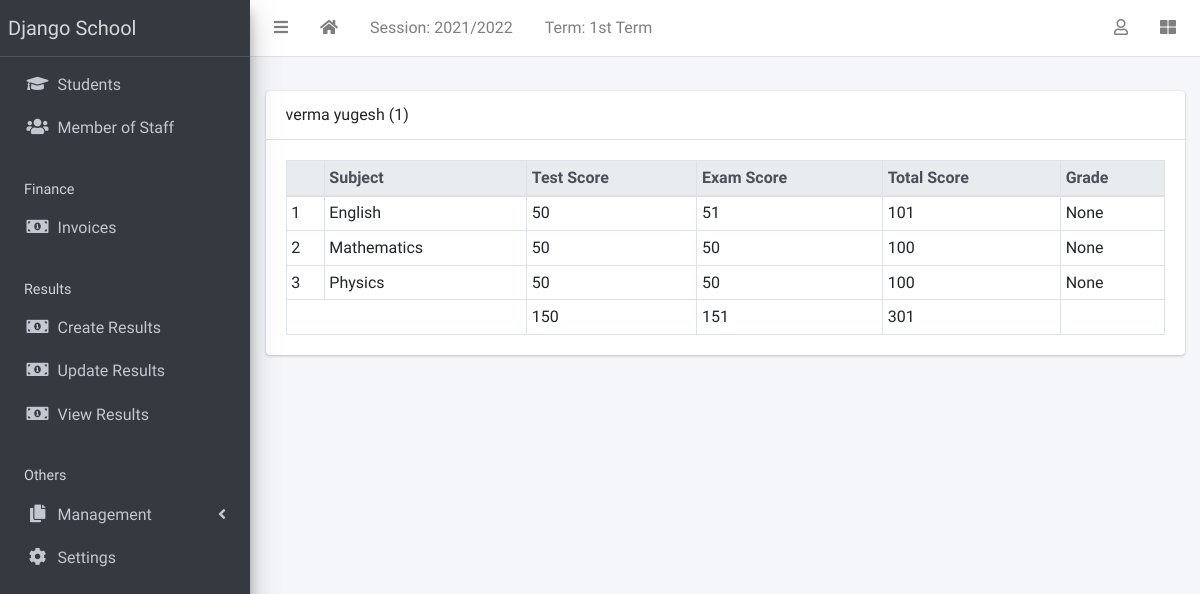
The app's page /result/view/all (signed in), older data.
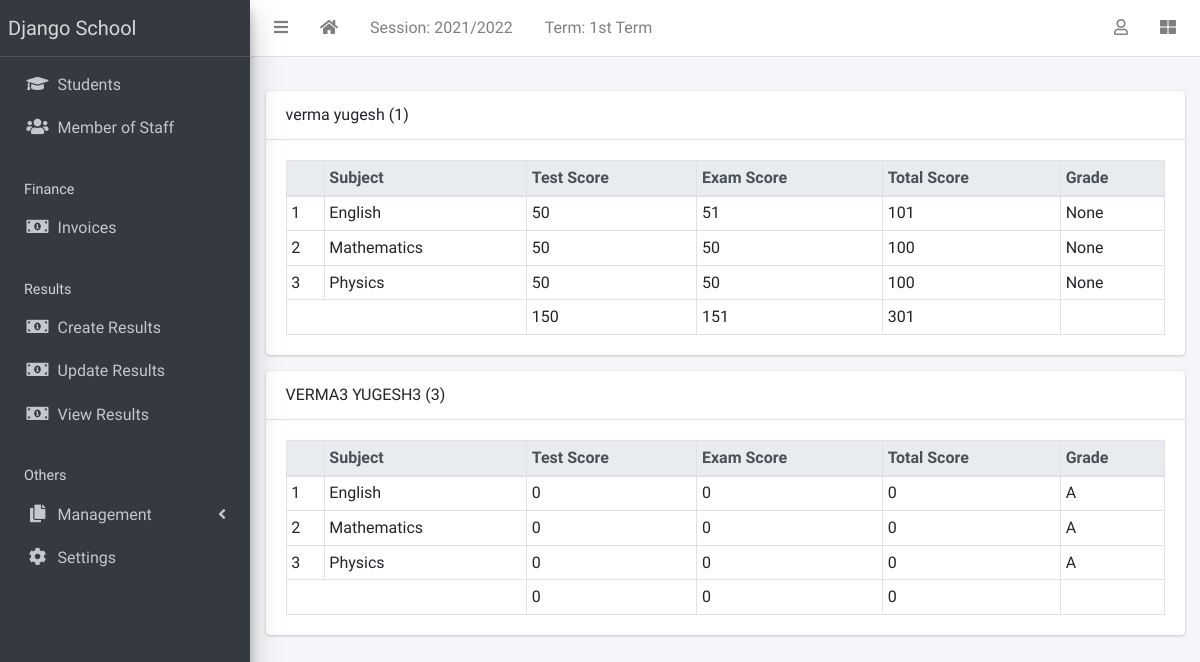
The same page, newer data.
### apps/students/models.py (models this page shows, shortened)
class Student(models.Model):
    STATUS_CHOICES = [("active", "Active"), ("inactive", "Inactive")]
    GENDER_CHOICES = [("male", "Male"), ("female", "Female")]
    current_status = models.CharField(
        max_length=10, choices=STATUS_CHOICES, default="active"
    )
    registration_number = models.CharField(max_length=200, unique=True)
    surname = models.CharField(max_length=200)
    firstname = models.CharField(max_length=200)
    other_name = models.CharField(max_length=200, blank=True)
    gender = models.CharField(max_length=10, choices=GENDER_CHOICES, default="male")
    date_of_birth = models.DateField(default=timezone.now)
    current_class = models.ForeignKey(
        StudentClass, on_delete=models.SET_NULL, blank=True, null=True
    )
    date_of_admission = models.DateField(default=timezone.now)
    mobile_num_regex = RegexValidator(
        regex="^[0-9]{10,15}$", message="Entered mobile number isn't in a right format!"
    )
    parent_mobile_number = models.CharField(
        validators=[mobile_num_regex], max_length=13, blank=True
    )
    address = models.TextField(blank=True)
    others = models.TextField(blank=True)
    passport = models.ImageField(blank=True, upload_to="students/passports/")
    class Meta:
        ordering = ["surname", "firstname", "other_name"]
    def __str__(self):
        return f"{self.surname} {self.firstname} {self.other_name} ({self.registration_number})"

### apps/result/models.py (models this page shows, shortened)
class Result(models.Model):
    student = models.ForeignKey(Student, on_delete=models.CASCADE)
    session = models.ForeignKey(AcademicSession, on_delete=models.CASCADE)
    term = models.ForeignKey(AcademicTerm, on_delete=models.CASCADE)
    current_class = models.ForeignKey(StudentClass, on_delete=models.CASCADE)
    subject = models.ForeignKey(Subject, on_delete=models.CASCADE)
    test_score = models.IntegerField(default=0)
    exam_score = models.IntegerField(default=0)
    class Meta:
        ordering = ["subject"]
    def total_score(self):
        return self.test_score + self.exam_score
    def grade(self):
        return score_grade(self.total_score())

### apps/corecode/models.py (models this page shows)
class Subject(models.Model):
    name = models.CharField(max_length=200, unique=True)
    class Meta:
        ordering = ["name"]
    def __str__(self):
        return self.name

### apps/result/views.py (the view)
# urls.py: path("view/all", ResultListView.as_view(), name="view-results"),
class ResultListView(LoginRequiredMixin, View):
    def get(self, request, *args, **kwargs):
        results = Result.objects.filter(
            session=request.current_session, term=request.current_term
        )
        bulk = {}
        for result in results:
            test_total = 0
            exam_total = 0
            subjects = []
            for subject in results:
                if subject.student == result.student:
                    subjects.append(subject)
                    test_total += subject.test_score
                    exam_total += subject.exam_score
            bulk[result.student.id] = {
                "student": result.student,
                "subjects": subjects,
                "test_total": test_total,
                "exam_total": exam_total,
                "total_total": test_total + exam_total,
            }
        context = {"results": bulk}
        return render(request, "result/all_results.html", context)

### apps/corecode/context_processors.py (called while the page is built)
def site_defaults(request):
    current_session = AcademicSession.objects.get(current=True)
    current_term = AcademicTerm.objects.get(current=True)
    vals = SiteConfig.objects.all()
    contexts = {
        "current_session": current_session.name,
        "current_term": current_term.name,
    }
    for val in vals:
        contexts[val.key] = val.value
    return contexts

### apps/result/utils.py (called while the page is built)
def score_grade(score):
    if score <= 10:
        return "A"

### apps/result/templates/result/all_results.html
{% extends 'base.html' %}
{% block fullcard %}
  {% for key, result in results.items %}
    <div class="card">
      <div class="card-header">
        {{result.student}}
      </div>
      <div class="card-body">
        <table class="table table-bordered table-sm">
          <thead class="thead-light">
            <tr>
              <th></th>
              <th>Subject</th>
              <th>Test Score</th>
              <th>Exam Score</th>
              <th>Total Score</th>
              <th>Grade</th>
            </tr>
          </thead>
          <tbody>
            {% for subject in result.subjects %}
              <tr>
                <td>{{ forloop.counter }}</td>
                <td>{{ subject.subject }}</td>
                <td>{{ subject.test_score }}</td>
                <td>{{ subject.exam_score }}</td>
                <td>{{ subject.total_score }}</td>
                <td>{{ subject.grade }}</td>
              </tr>
            {% endfor %}
          </tbody>
          <tfoot>
            <tr>
              <td colspan="2"></td>
              <td>{{ result.test_total }}</td>
              <td>{{ result.exam_total }}</td>
              <td>{{ result.total_total }}</td>
              <td></td>
            </tr>
          </tfoot>
        </table>
      </div>
    </div>
  {% endfor %}
{% endblock fullcard %}

Row changes from the older to the newer data that the page shows:
now on this page (row unchanged): Student: student "VERMA3 YUGESH3 (3)", test_total "0", exam_total "0", total_total "0"
added Result: subject "English", test_score "0", exam_score "0", total_score "0", grade "A", shown under "VERMA3 YUGESH3 (3)"
added Result: subject "Mathematics", test_score "0", exam_score "0", total_score "0", grade "A", shown under "VERMA3 YUGESH3 (3)"
added Result: subject "Physics", test_score "0", exam_score "0", total_score "0", grade "A", shown under "VERMA3 YUGESH3 (3)"
